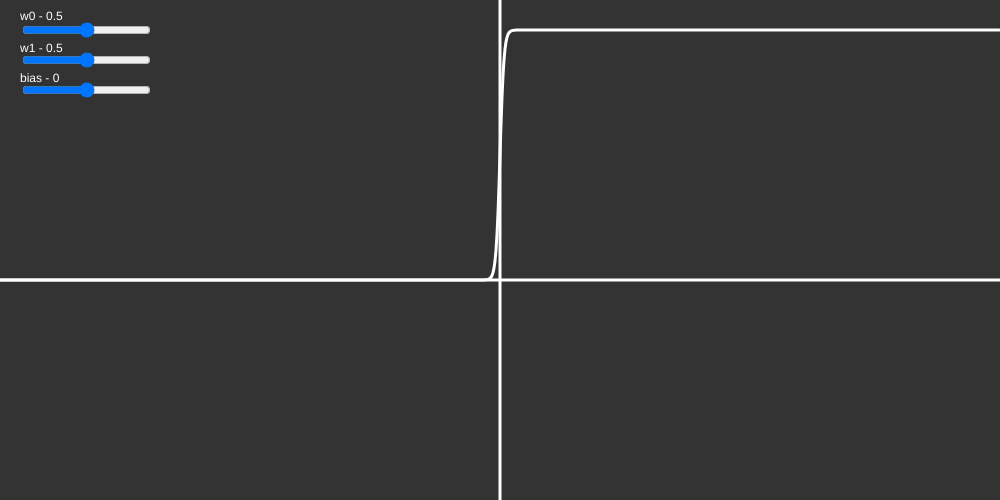
Frame 1 (no input)
Frame 60 (no input): identical to frame 1, image omitted
Frame 120 (the mouse pressed at the canvas centre since frame 60): identical to frame 1, image omitted

The p5.js sketch that drew this single still picture (run headless with seeded random() and noise() and a simulated clock; from frame 60 on, the mouse is pressed at the canvas centre):

// p5.js sketch
// ── sketch.js
let w1Slider, w2Slider, bias;

function setup() {
    createCanvas(1000, 500)
    background(51)
    w1Slider = createSlider(0, 1, 0.5, 0.001)
    w1Slider.position(20, 20)

    w2Slider = createSlider(0, 1, 0.5, 0.001)
    w2Slider.position(20, 50)

    bias = createSlider(-30, 30, 0, 1)
    bias.position(20, 80)
}

function draw() {
    background(51)
    translate(width / 2, height / 2 + 30)

    stroke(255)
    strokeWeight(3)

    line(-width / 2, 0, width / 2, 0)
    line(0, -height / 2 - 30, 0, height / 2)

    noFill()
    beginShape()
    for (let i = -width / 2; i < width / 2; i += 1) {
        let w1 = w1Slider.value()
        let w2 = w2Slider.value()
        let b = bias.value()

        let sum = i * w1 + b * w2
        let y = map(sigmoid(sum), 0, 1, 0, -height / 2)
        vertex(i, y)
    }
    endShape()

    noStroke()
    fill(255)
    strokeWeight(0.2)
    text(`w0 - ${w1Slider.value()}`, -width / 2 + 20, -height / 2 - 10)
    text(`w1 - ${w2Slider.value()}`, -width / 2 + 20, -height / 2 + 22)
    text(`bias - ${bias.value()}`, -width / 2 + 20, -height / 2 + 52)
}

function sigmoid(x) {
    return 1 / (1 + Math.pow(Math.E, -x))
}
